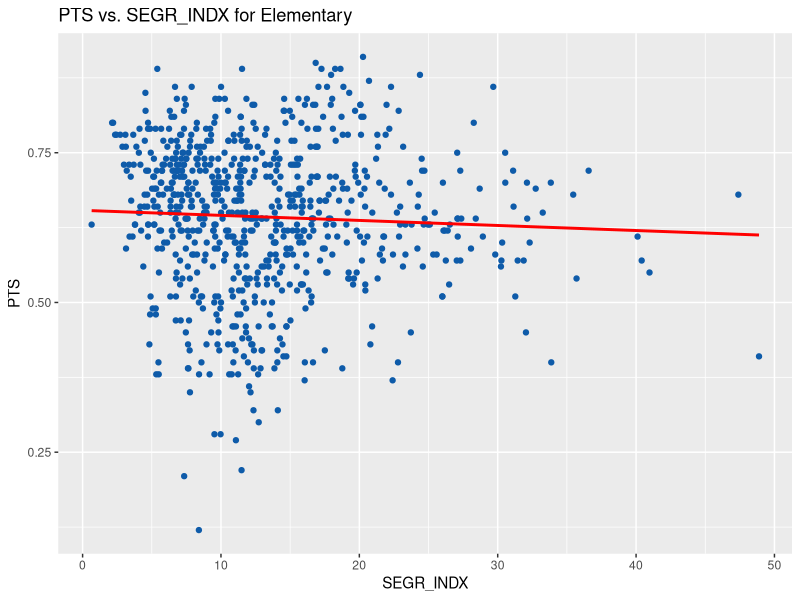

Here is the R script that generated this plot:
library(data.table)
library(dplyr)
library(stringr)
library(ggplot2)
library(readr)
#library(ggiraphExtra)

fulldata <- fread('md_report_card.csv', na.strings="--")
names(fulldata) <- replace(names(fulldata), 1, 'School Name')
fulldata <- cbind(fulldata %>% select('School Name', 'School County', 'School Type'),
                  fulldata %>% select(-c('School Name', 'School County', 'School Type')) %>%
                    mutate_all(funs(as.character)) %>%
                    mutate_all(funs(parse_number)))
slctdata <- fulldata %>%
  select(NAME='School Name', CNTY='School County', TYPE='School Type',
         PTS='Points %', FARMS='FARMS Rate', ASN_INDX='Asian Index', HSP_INDX="hispanic index", SEGR_INDX='Segregation Index', STD_SEGR='Standardized')
typesp.data <- setNames(slctdata %>% group_split(TYPE, keep=FALSE), slctdata %>% group_keys(TYPE) %>% pull(1))
get_models <- function(xval, yval, data=typesp.data){
  typesp.models <<- lapply(data, function(typed){lm(paste(yval, "~", xval), data=typed)})
}
get_models("SEGR_INDX", "PTS")

get_mult_models <- function(xvals, yval, data=typesp.data){
  typesp.models <<- lapply(data, function(typed){lm(paste0(yval, "~", paste(xvals, collapse="+")), data=typed)})
}

parsemodel <- function(level, xval, yval, tdata=typesp.data, tmodels=typesp.models){
  plot <- (ggplot(tdata[[level]], aes_string(x=xval, y=yval)) +
             geom_point(color='#0e5ba9') +
             geom_smooth(method=lm, se=FALSE, color='red') +
             scale_x_continuous() +
             scale_y_continuous() + 
             labs(title = paste(yval, "vs.", xval, "for", level),
                  x = xval, y = yval))
  show(plot)
  tmodels <- get_models(xval, yval)
  summary(tmodels[[level]])
}

parsemodel('Elementary', "SEGR_INDX", "PTS")

fullsummary <- function(level, xval, yval, tdata=typesp.data, tmodels=typesp.models){
  tmodels <- get_models(xval, yval)
  tsmry <- summary(tmodels[[level]])
  list("R-squared"=tsmry$r.squared, "Coefficients of Variance"=tsmry$cov.unscaled,
             "F-statistic"=tsmry$fstatistic, )
}
#get_mult_models(c("STD_SEGR", "FARMS"), "PTS")
#summary(typesp.models[['Elementary']])
#summary(typesp.models[['Middle']])
#summary(typesp.models[['High School']])
# for (county in names(cntydata)){
#   cntymodels[[county]] = lm(PTS ~ FARMS, data=cntydata[[county]])
# }